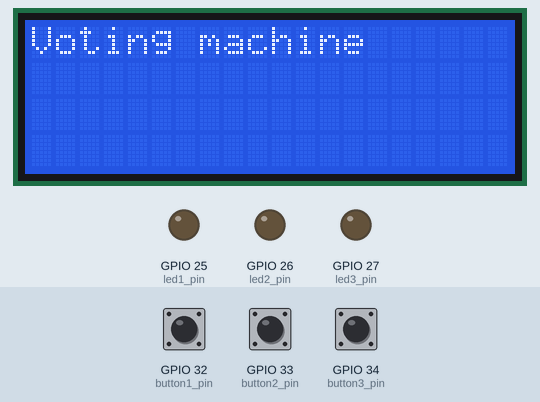
A sketch run on a simulated ESP32. Parts: 20×4 character LCD, output pins drawn as LEDs (lit = HIGH). Dashed ring = blinking. The inputs (shaded band) are chosen by the test bench; at power-on: GPIO 32 (button1_pin) HIGH, GPIO 33 (button2_pin) HIGH, GPIO 34 (button3_pin) HIGH. What the sketch prints to the serial monitor is not drawn.

Above: at 1.2 s.
1.3 s: GPIO 32 (button1_pin) pulled LOW for 1 s
At 3.5 s:
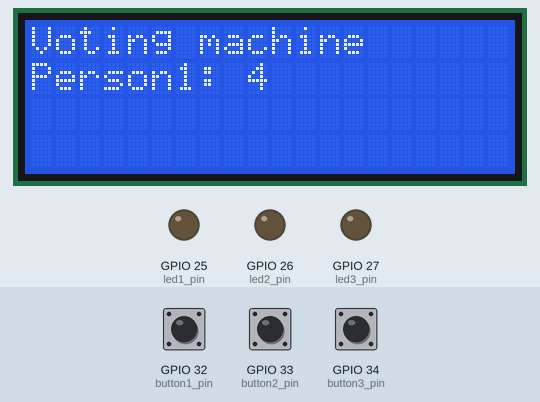
3.8 s: GPIO 33 (button2_pin) pulled LOW for 3.2 s
At 7.7 s:
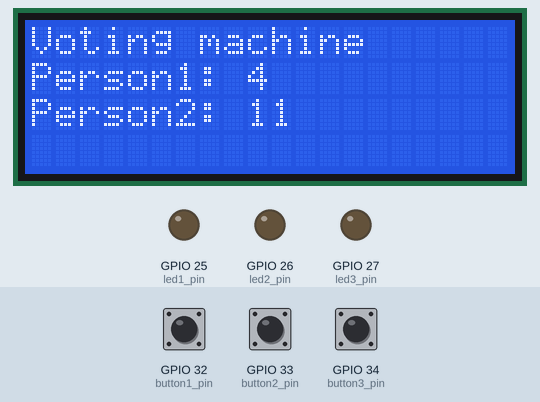
8.5 s: GPIO 34 (button3_pin) pulled LOW for 0.15 s
At 9.0 s:
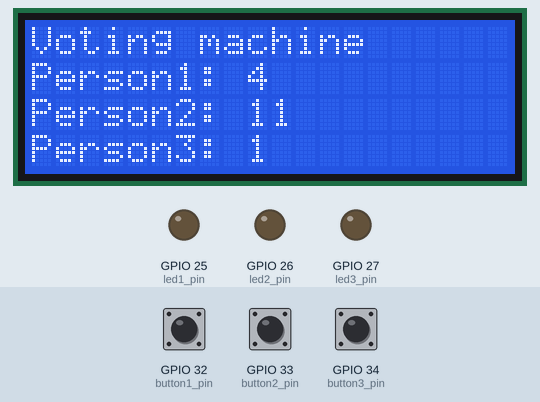
10.1 s: GPIO 32 (button1_pin) pulled LOW for 0.15 s
At 10.9 s:
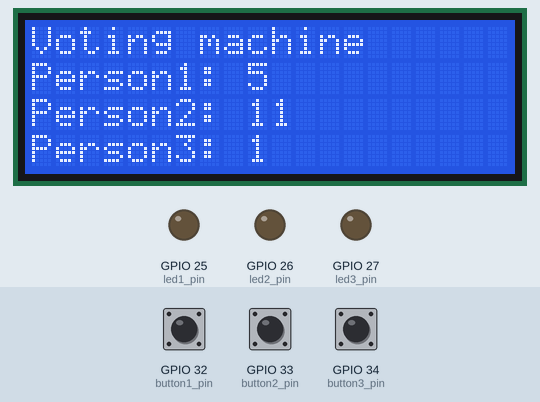
11.7 s: GPIO 33 (button2_pin) pulled LOW for 0.15 s
At 12.2 s:
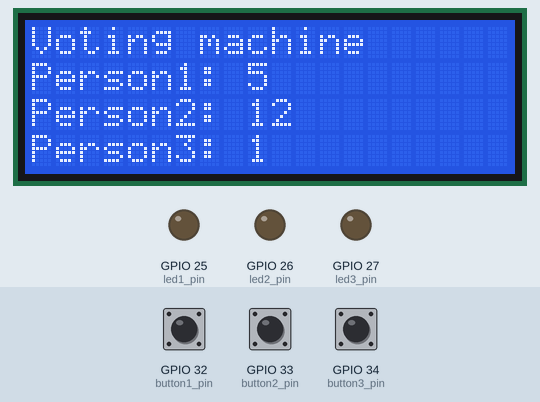
13.3 s: GPIO 34 (button3_pin) pulled LOW for 1 s
At 13.69 s:
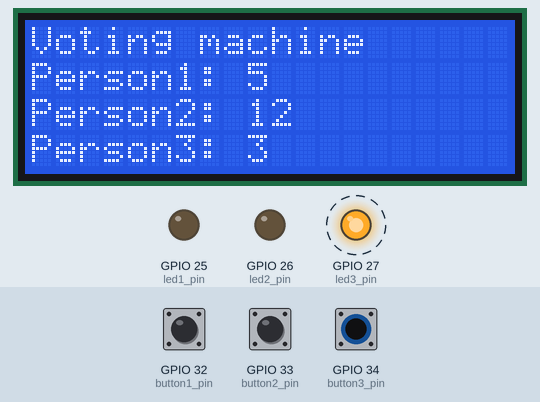
Timing chart, 0 to 16.3 s (numbered marks = the images above; inputs shaded):
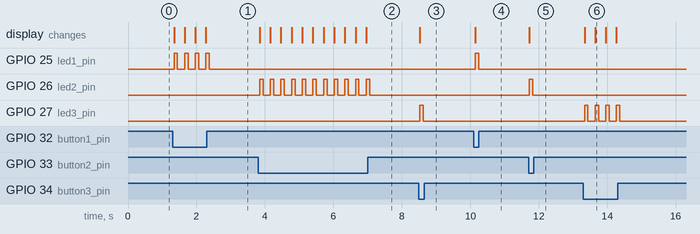

Measured:
- after the input at 1.3 s, GPIO 25 (led1_pin): alternates HIGH for 0.10 s and LOW for 0.21 s, 8 changes in all, then stays LOW, starting at once; the display: first changes at once (image 1 shows a later state)
- after the input at 3.8 s, GPIO 26 (led2_pin): alternates HIGH for 0.10 s and LOW for 0.21 s, 22 changes in all, then stays LOW, starting after 0.05 s; the display: first changes after 0.05 s (image 2 shows a later state)
- after the input at 8.5 s, GPIO 27 (led3_pin): LOW → HIGH at once, → LOW 0.10 s later; the display: changes at once (image 3)
- after the input at 10.1 s, GPIO 25 (led1_pin): LOW → HIGH after 0.05 s, → LOW 0.10 s later; the display: changes after 0.05 s (image 4)
- after the input at 11.7 s, GPIO 26 (led2_pin): LOW → HIGH at once, → LOW 0.10 s later; the display: changes at once (image 5)
- after the input at 13.3 s, GPIO 27 (led3_pin): alternates HIGH for 0.10 s and LOW for 0.21 s, 8 changes in all, then stays LOW, starting at once; the display: first changes at once (image 6 shows a later state)

The sketch:

voting.ino
```cpp
#include <Wire.h>
#include <LiquidCrystal_I2C.h>

LiquidCrystal_I2C lcd(0x27, 20, 4);

const int led1_pin = 25;
const int led2_pin = 26;
const int led3_pin = 27;

const int button1_pin = 32;
const int button2_pin = 33;
const int button3_pin = 34;

int person1 = 0;
int person2 = 0;
int person3 = 0;

unsigned long lastDebounceTime1 = 0;
unsigned long lastDebounceTime2 = 0;
unsigned long lastDebounceTime3 = 0;
unsigned long debounceDelay = 300;  // Increased debounce time to 300ms

void setup() {
  Serial.begin(115200);

  lcd.init();
  lcd.backlight();

  lcd.setCursor(0, 0);
  lcd.print("Voting machine");

  pinMode(led1_pin, OUTPUT);
  pinMode(led2_pin, OUTPUT);
  pinMode(led3_pin, OUTPUT);

  pinMode(button1_pin, INPUT_PULLUP);
  pinMode(button2_pin, INPUT_PULLUP);
  pinMode(button3_pin, INPUT_PULLUP);
}

void loop() {
  unsigned long currentMillis = millis();

  Serial.print("Button1: ");
  Serial.print(digitalRead(button1_pin));
  Serial.print("\tButton2: ");
  Serial.print(digitalRead(button2_pin));
  Serial.print("\tButton3: ");
  Serial.println(digitalRead(button3_pin));

  if (digitalRead(button1_pin) == LOW && (currentMillis - lastDebounceTime1) > debounceDelay) {
    person1++;
    lastDebounceTime1 = currentMillis;

    lcd.setCursor(0, 1);
    lcd.print("Person1: ");
    lcd.print(person1);

    digitalWrite(led1_pin, HIGH);
    delay(100);
    digitalWrite(led1_pin, LOW);
  }

  if (digitalRead(button2_pin) == LOW && (currentMillis - lastDebounceTime2) > debounceDelay) {
    person2++;
    lastDebounceTime2 = currentMillis;

    lcd.setCursor(0, 2);
    lcd.print("Person2: ");
    lcd.print(person2);

    digitalWrite(led2_pin, HIGH);
    delay(100);
    digitalWrite(led2_pin, LOW);
  }

  if (digitalRead(button3_pin) == LOW && (currentMillis - lastDebounceTime3) > debounceDelay) {
    person3++;
    lastDebounceTime3 = currentMillis;

    lcd.setCursor(0, 3);
    lcd.print("Person3: ");
    lcd.print(person3);

    digitalWrite(led3_pin, HIGH);
    delay(100);
    digitalWrite(led3_pin, LOW);
  }

  delay(50);
}
```
